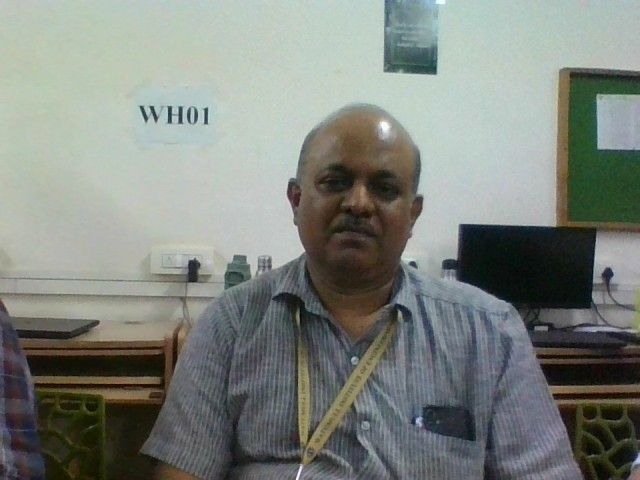
#> input picture backend/photos/a1_1773411678.jpg, 640 x 480 px; its folder holds only this picture in this run
$ python -i roi_extraction.py   (imports and definitions only)
#> lines starting #> are read from the running program, lines starting #| are printed output that depends on the picture; after the words box and inside, x2 and y2 are one past the last pixel; in counts of white or black regions, pixels touching at a corner belong together
#> further down, picture is the input picture: shape (480, 640, 3); mean B, G, R 126, 132.4, 126.8
"""ROI / Skin region extraction from MediaPipe Face Mesh landmarks.

Uses stable, well-vascularised facial regions for rPPG:
  - Forehead: large flat surface with excellent blood perfusion
  - Upper cheeks: stable landmarks, minimal muscle movement
  - Nose bridge excluded: too small, prone to specular reflections

Improvements over baseline:
  - HSV-based skin-colour mask to reject non-skin pixels (hair, eyes,
    background bleed from enlarged bounding boxes)
  - Weighted combination favouring the forehead (highest SNR region)
"""
import cv2
import numpy as np

# [1 line not run here, left out]

# ── MediaPipe Face Mesh landmark indices ──

# Forehead — stable region above eyebrows, well-vascularised
FOREHEAD_LANDMARKS = [10, 338, 297, 332, 284, 251, 389, 356,
                      323, 361, 288, 397, 365, 379, 378, 400,
                      377, 148, 176, 149, 150, 136, 172,
                      58, 132, 93, 127, 162, 21, 54,
                      103, 67, 109]

# Upper left cheek — below eye, above jawline
LEFT_CHEEK_LANDMARKS = [36, 205, 206, 207, 187, 123, 116, 117, 118, 119, 100, 142, 203, 206]

# Upper right cheek — below eye, above jawline
RIGHT_CHEEK_LANDMARKS = [266, 425, 426, 427, 411, 352, 345, 346, 347, 348, 329, 371, 423, 426]

# HSV skin-colour bounds (very wide to cover all skin tones under any lighting)
_SKIN_LOW = np.array([0, 10, 30], dtype=np.uint8)
_SKIN_HIGH = np.array([60, 255, 255], dtype=np.uint8)

_frame_log_counter = 0


def _skin_mask(frame_bgr: np.ndarray) -> np.ndarray:
    """Return a binary mask where 255 = likely skin pixel."""
    hsv = cv2.cvtColor(frame_bgr, cv2.COLOR_BGR2HSV)
#> hsv: shape (480, 640, 3); mean H, S, V 67, 44.8, 136.3
    mask = cv2.inRange(hsv, _SKIN_LOW, _SKIN_HIGH)
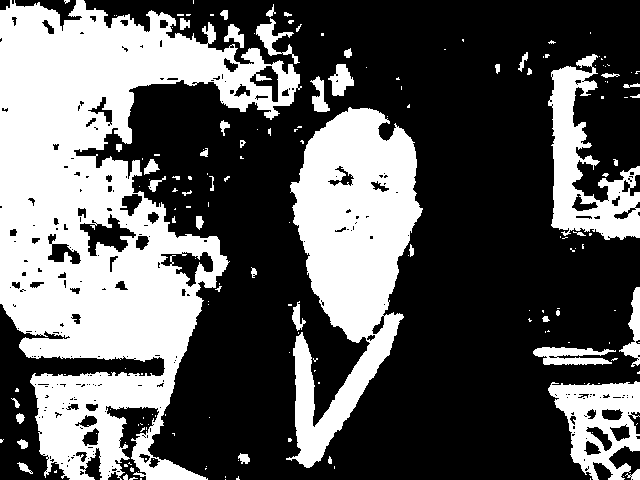
#> mask: shape (480, 640); 36.8% white; 175 white regions (128 under 20 px), largest, box (x1, y1, x2, y2) and area: (0, 0, 302, 480) 68919, (286, 107, 423, 468) 25936, (548, 54, 640, 240) 7249
    # Small morphological close to fill pores / noise
    kernel = cv2.getStructuringElement(cv2.MORPH_ELLIPSE, (3, 3))
    mask = cv2.morphologyEx(mask, cv2.MORPH_CLOSE, kernel)
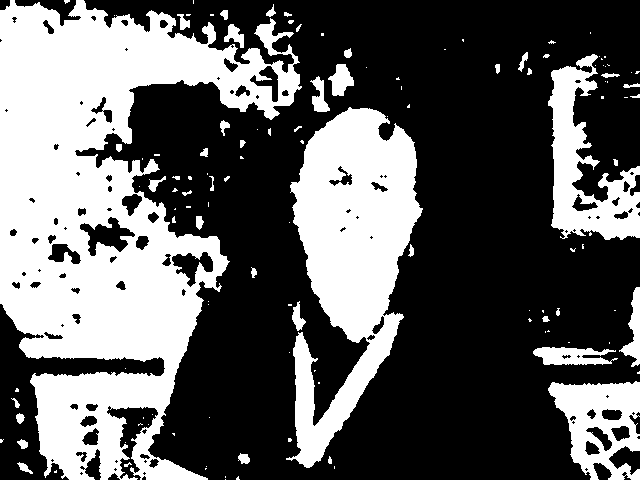
#> mask: shape (480, 640); 37.6% white; 125 white regions (79 under 20 px), largest, box (x1, y1, x2, y2) and area: (0, 0, 302, 480) 71250, (286, 107, 423, 468) 26114, (548, 54, 640, 240) 7547
    return mask


# [115 lines left out: functions _extract_roi_mean_rgb, extract_roi_signals, get_combined_rgb, not called in this run]

>>> import cv2
>>> picture = cv2.imread('photos/a1_1773411678.jpg')
>>> result = _skin_mask(picture)

$ run again, on backend/photos/abhishek_1773409881.jpg
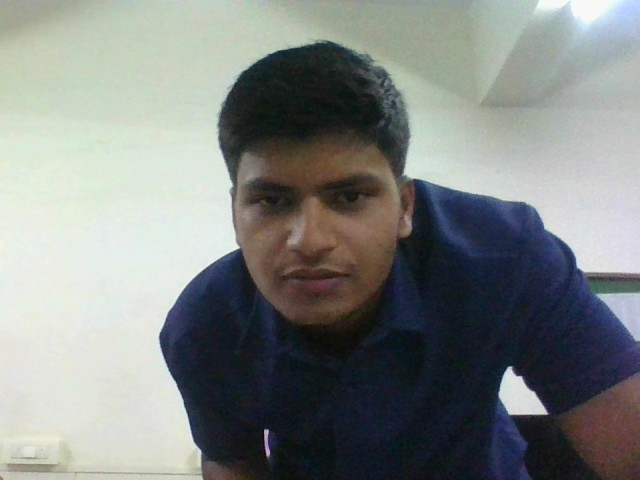
#> input picture backend/photos/abhishek_1773409881.jpg, 640 x 480 px
#> picture is the input picture: shape (480, 640, 3); mean B, G, R 130.2, 132.4, 128.2
#> hsv: shape (480, 640, 3); mean H, S, V 68.7, 56.5, 139.6
#> in _skin_mask, `mask = cv2.inRange(hsv, _SKIN_LOW, _SKIN_HIGH)`:
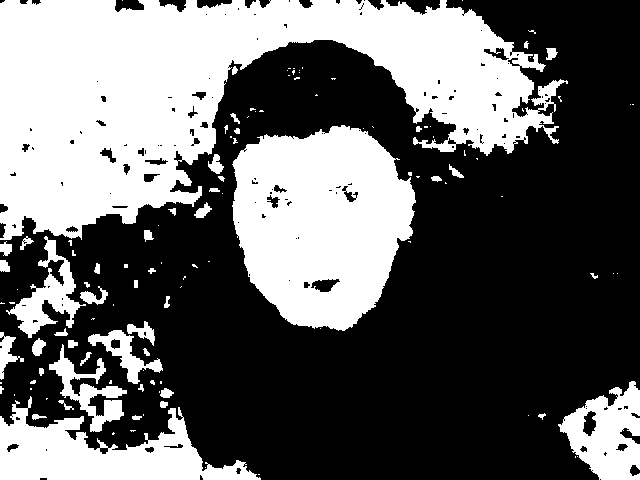
#> mask: shape (480, 640); 39.6% white; 121 white regions (74 under 20 px), largest, box (x1, y1, x2, y2) and area: (0, 0, 568, 240) 69498, (232, 125, 416, 331) 27727, (0, 396, 261, 480) 10290
#> in _skin_mask, `mask = cv2.morphologyEx(mask, cv2.MORPH_CLOSE, kernel)`:
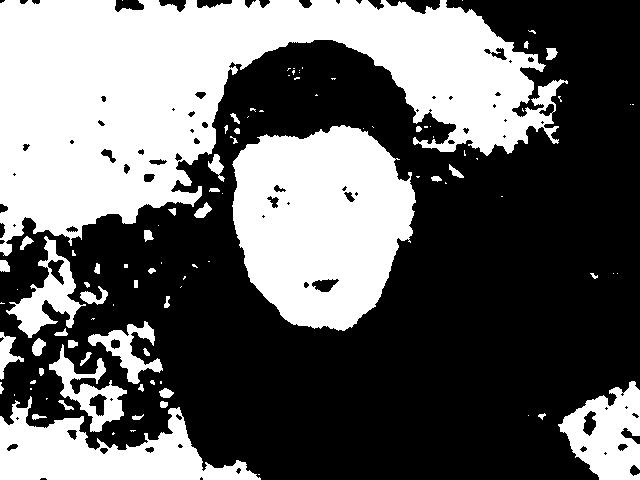
#> mask: shape (480, 640); 40.1% white; 100 white regions (55 under 20 px), largest, box (x1, y1, x2, y2) and area: (0, 0, 568, 256) 70427, (232, 125, 416, 331) 27913, (0, 396, 261, 480) 10457

$ run again, on backend/photos/abhishek_1773435226.jpg
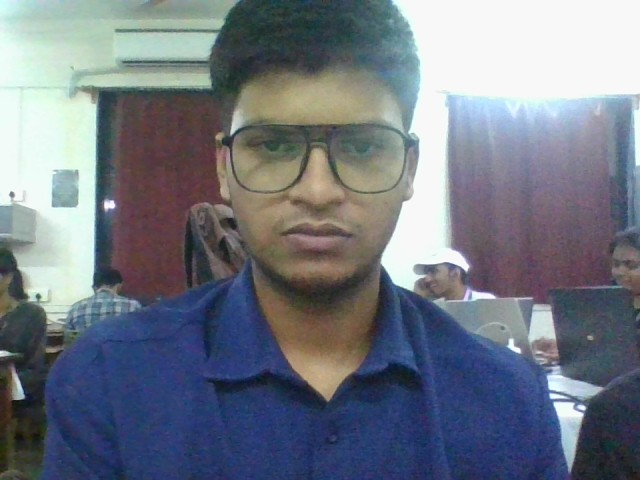
#> input picture backend/photos/abhishek_1773435226.jpg, 640 x 480 px
#> picture is the input picture: shape (480, 640, 3); mean B, G, R 131.3, 120.2, 113.7
#> hsv: shape (480, 640, 3); mean H, S, V 85.9, 73.1, 139.2
#> in _skin_mask, `mask = cv2.inRange(hsv, _SKIN_LOW, _SKIN_HIGH)`:
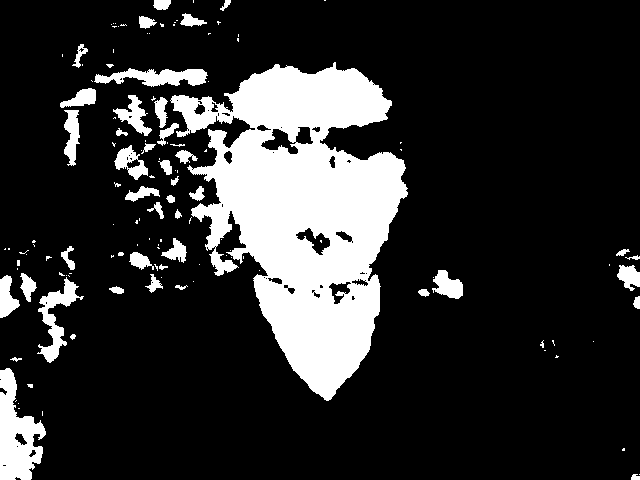
#> mask: shape (480, 640); 18.1% white; 131 white regions (85 under 20 px), largest, box (x1, y1, x2, y2) and area: (170, 62, 408, 401) 42298, (0, 368, 46, 480) 2970, (37, 277, 84, 363) 1260
#> in _skin_mask, `mask = cv2.morphologyEx(mask, cv2.MORPH_CLOSE, kernel)`:
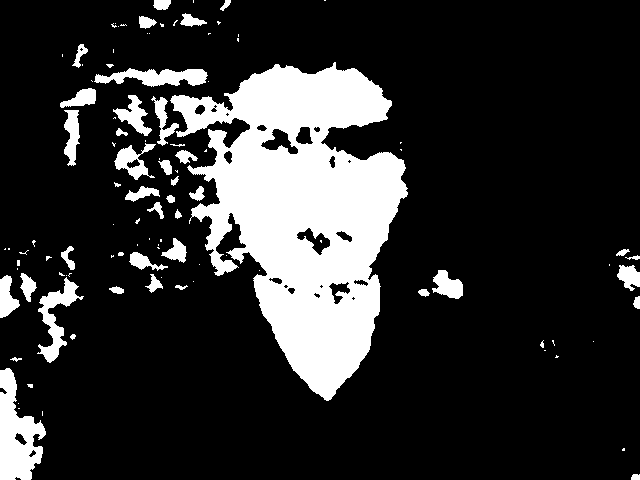
#> mask: shape (480, 640); 18.3% white; 106 white regions (61 under 20 px), largest, box (x1, y1, x2, y2) and area: (170, 62, 408, 401) 42617, (0, 368, 46, 480) 3007, (37, 277, 84, 363) 1289

$ run again, on backend/photos/abhishek_patil_1773377397.jpg
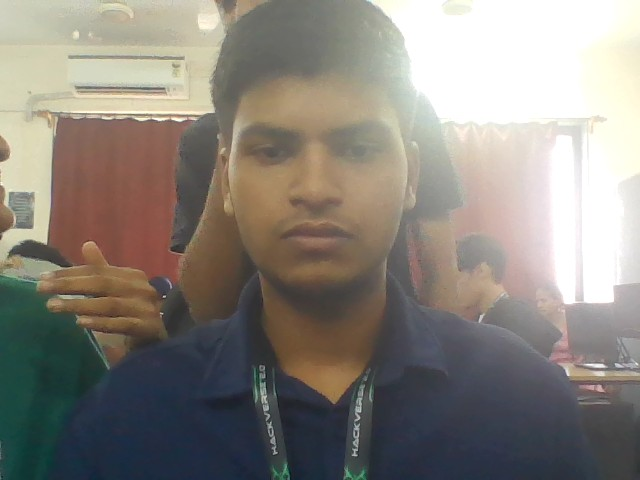
#> input picture backend/photos/abhishek_patil_1773377397.jpg, 640 x 480 px
#> picture is the input picture: shape (480, 640, 3); mean B, G, R 124.7, 132.1, 137.4
#> hsv: shape (480, 640, 3); mean H, S, V 48.4, 56.5, 143.8
#> in _skin_mask, `mask = cv2.inRange(hsv, _SKIN_LOW, _SKIN_HIGH)`:
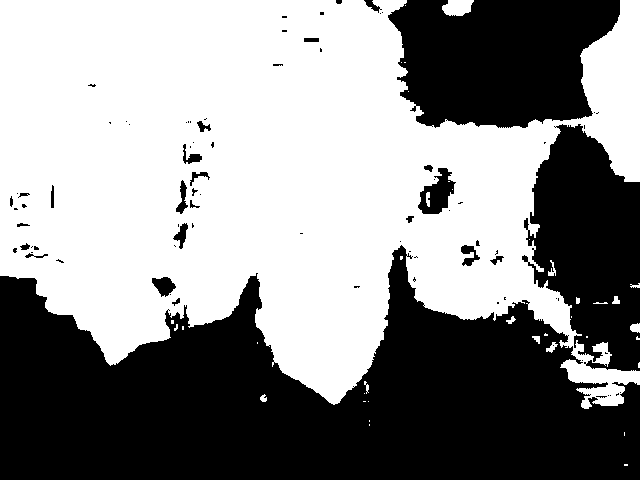
#> mask: shape (480, 640); 55.2% white; 84 black regions (58 under 20 px), largest, box (x1, y1, x2, y2) and area: (0, 245, 640, 480) 92275, (388, 0, 620, 128) 23136, (522, 124, 640, 371) 19277
#> in _skin_mask, `mask = cv2.morphologyEx(mask, cv2.MORPH_CLOSE, kernel)`:
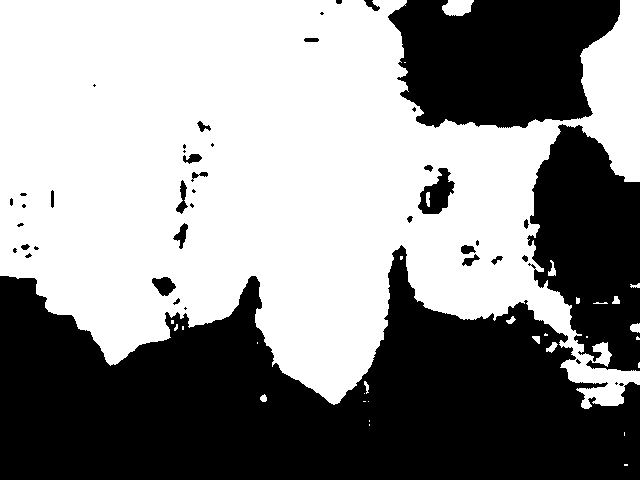
#> mask: shape (480, 640); 55.4% white; 43 black regions (19 under 20 px), largest, box (x1, y1, x2, y2) and area: (0, 245, 640, 480) 92053, (388, 0, 620, 128) 23079, (527, 124, 640, 371) 19055
